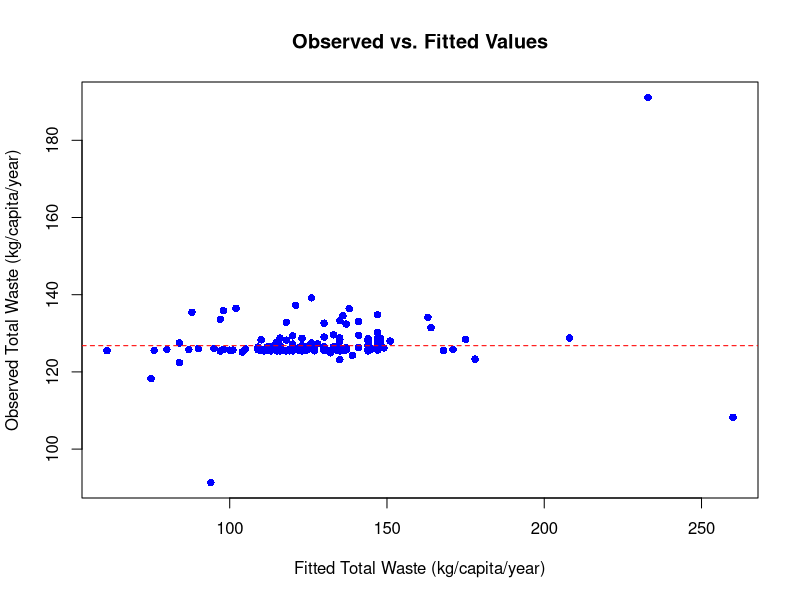

Here is the R script that generated this plot:
library(dplyr)
library(ggplot2)

data <- read.csv("cleaneddata.csv")

convert_to_numeric <- function(column) {
  as.numeric(gsub("[^0-9.-]", "", column))}

# Convert relevant columns to numeric, handling non-numeric entries
data <- data %>%
  mutate("Household estimate (kg/capita/year)" = as.numeric("Household estimate (kg/capita/year)"),
         "Retail estimate (kg/capita/year)" = as.numeric("Retail estimate (kg/capita/year)"),
         "Food service estimate (kg/capita/year)" = as.numeric("Food service estimate (kg/capita/year)"),
         "Household estimate (tonnes/year)" = as.numeric("Household estimate (tonnes/year)"),
         "Retail estimate (tonnes/year)" = as.numeric("Retail estimate (tonnes/year)"),
         "Food service estimate (tonnes/year)" = as.numeric("Food service estimate (tonnes/year)"))

# Check for NA values and handle them (e.g., replace with 0)
data[is.na(data)] <- 0

# Linear regression: Predict Total Waste based on Household and Retail Waste
model <- lm(combined.figures..kg.capita.year. ~ Household.estimate..tonnes.year. + Retail.estimate..tonnes.year., data = data)

# Summary of the regression model
summary(model)

# Extract the fitted values from the linear regression model
fitted_values <- predict(model)

# Create a scatterplot of observed vs. fitted values
plot(data$combined.figures..kg.capita.year., fitted_values, 
     ylab = "Observed Total Waste (kg/capita/year)",
     xlab = "Fitted Total Waste (kg/capita/year)",
     main = "Observed vs. Fitted Values",
     pch = 16, col ='blue')


abline(h = mean(fitted_values), col = "red", lty = 2)  # Red dashed line
